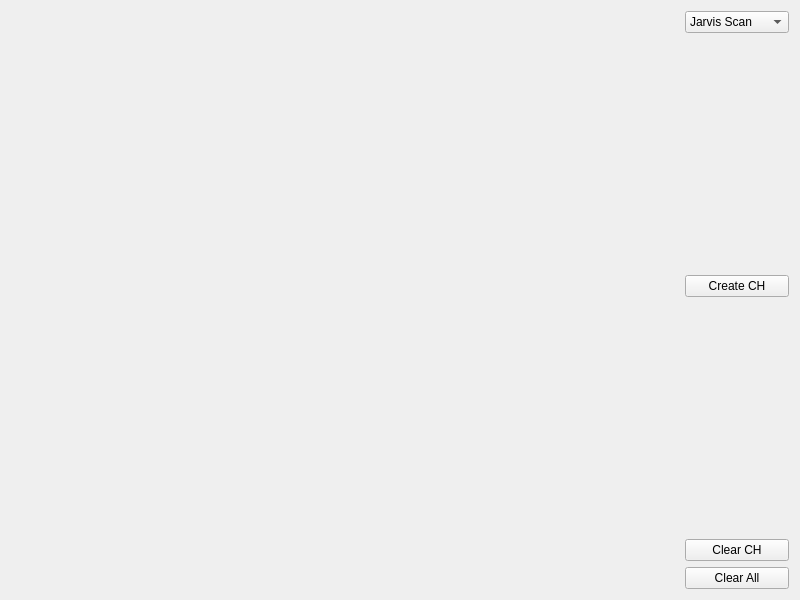
<?xml version="1.0" encoding="UTF-8"?>
<ui version="4.0">
 <class>Widget</class>
 <widget class="QWidget" name="Widget">
  <property name="geometry">
   <rect>
    <x>0</x>
    <y>0</y>
    <width>800</width>
    <height>600</height>
   </rect>
  </property>
  <property name="windowTitle">
   <string>Create Convex Hull</string>
  </property>
  <layout class="QHBoxLayout" name="horizontalLayout">
   <item>
    <widget class="Draw" name="Canvas" native="true">
     <property name="sizePolicy">
      <sizepolicy hsizetype="Preferred" vsizetype="Preferred">
       <horstretch>1</horstretch>
       <verstretch>0</verstretch>
      </sizepolicy>
     </property>
    </widget>
   </item>
   <item>
    <layout class="QVBoxLayout" name="verticalLayout">
     <item>
      <widget class="QComboBox" name="comboBox">
       <item>
        <property name="text">
         <string>Jarvis Scan</string>
        </property>
       </item>
       <item>
        <property name="text">
         <string>QHull</string>
        </property>
       </item>
       <item>
        <property name="text">
         <string>Sweep Line</string>
        </property>
       </item>
       <item>
        <property name="text">
         <string>Graham Scan</string>
        </property>
       </item>
      </widget>
     </item>
     <item>
      <spacer name="verticalSpacer">
       <property name="orientation">
        <enum>Qt::Vertical</enum>
       </property>
       <property name="sizeHint" stdset="0">
        <size>
         <width>20</width>
         <height>40</height>
        </size>
       </property>
      </spacer>
     </item>
     <item>
      <widget class="QPushButton" name="pushButton">
       <property name="text">
        <string>Create CH</string>
       </property>
      </widget>
     </item>
     <item>
      <spacer name="verticalSpacer_2">
       <property name="orientation">
        <enum>Qt::Vertical</enum>
       </property>
       <property name="sizeHint" stdset="0">
        <size>
         <width>20</width>
         <height>40</height>
        </size>
       </property>
      </spacer>
     </item>
     <item>
      <widget class="QPushButton" name="pushButton_2">
       <property name="text">
        <string>Clear CH</string>
       </property>
      </widget>
     </item>
     <item>
      <widget class="QPushButton" name="pushButton_3">
       <property name="text">
        <string>Clear All</string>
       </property>
      </widget>
     </item>
    </layout>
   </item>
  </layout>
 </widget>
 <customwidgets>
  <customwidget>
   <class>Draw</class>
   <extends>QWidget</extends>
   <header location="global">draw.h</header>
   <container>1</container>
  </customwidget>
 </customwidgets>
 <resources/>
 <connections/>
</ui>
